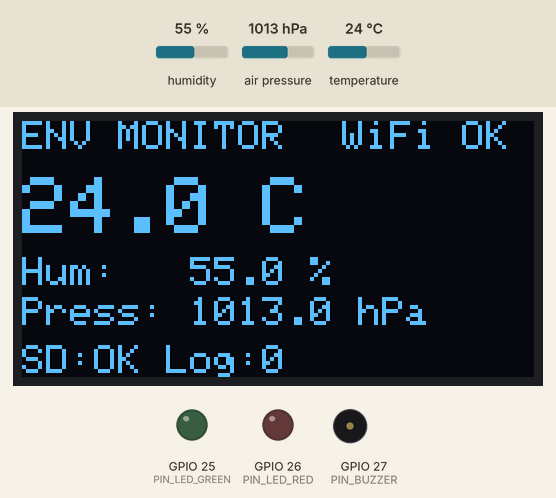
A sketch run on a simulated ESP32. Shown: 128×64 one-colour display, output pins drawn as LEDs (lit = HIGH), buzzer (waves = sounding, pin HIGH). Wiring (inferred from the names in the program): BME280 sensor at I2C address 0x76. The test bench sets the inputs (shaded band); at power-on: temperature 24 °C, humidity 55 %, air pressure 1013 hPa. WiFi joins after 1.5 s; servers stay silent unless stated; the local clock reads 2024-03-15 10:24:30 at power-on unless the sketch sets it; storage starts empty; web services answer with replies made up by the test bench; what the sketch prints to the serial monitor is not drawn.

Above: at 3.3 s.
3.4 s: temperature set to 39.7 °C
At 4.6 s:
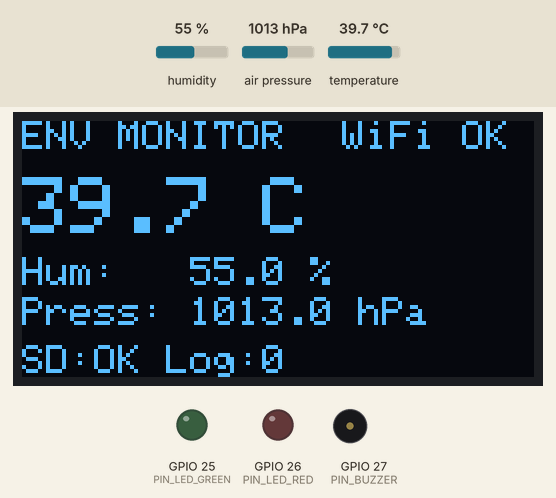
5.7 s: temperature set to 40.8 °C
At 6.8 s:
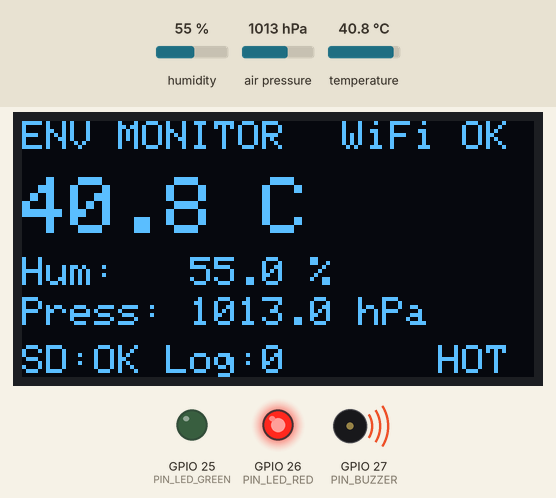
10.8 s: humidity set to 22 %
At 13.2 s:
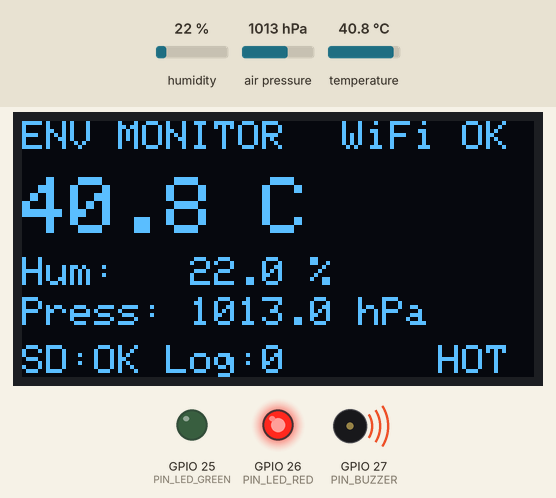
16.7 s: temperature set to 12 °C
At 18.9 s:
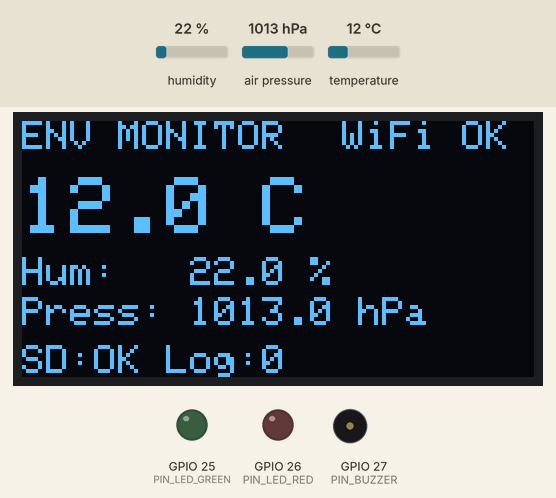
22.6 s: air pressure set to 952 hPa
At 25.5 s:
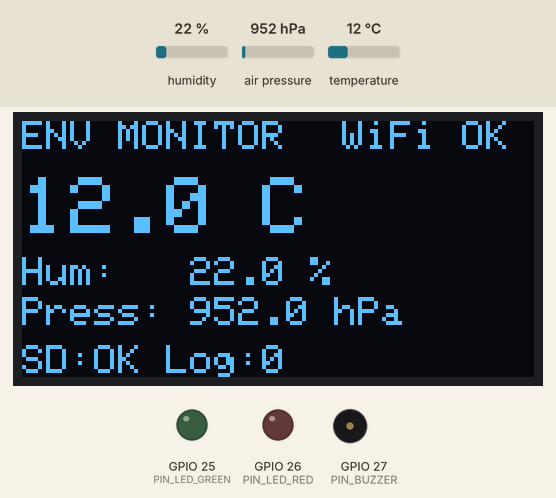
Timing chart, 0 to 27.0 s (numbered marks = the images above; inputs shaded):
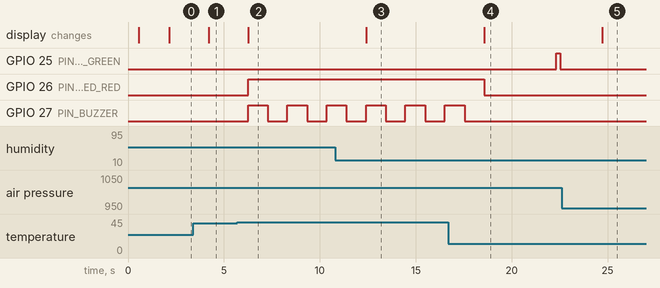

Measured:
- the behaviour switches between 40 and 40.1 °C on temperature (found by bisection; images 1 and 2)
- after the input at 3.4 s, the display: changes after 0.81 s (image 1)
- after the input at 5.7 s, GPIO 26 (PIN_LED_RED): LOW → HIGH after 0.56 s; GPIO 27 (PIN_BUZZER): alternates HIGH for 1.0 s and LOW for 1.0 s, starting after 0.56 s; the display: changes after 0.56 s (image 2)
- after the input at 10.8 s, the display: changes after 1.6 s (image 3)
- after the input at 16.7 s, GPIO 26 (PIN_LED_RED): HIGH → LOW after 1.9 s; GPIO 27 (PIN_BUZZER): goes on until 17.5 s, then stays LOW; the display: changes after 1.9 s (image 4)
- after the input at 22.6 s, the display: changes after 2.1 s (image 5)

The sketch:

Stage1_Env_Monitor.ino
```cpp
// ESP32_Env_Monitor.ino
// Stage 1: single-ESP32 environment monitor and data logger.
//
//  - BME280 (I2C, own register-level driver): temperature, humidity, pressure
//  - SSD1306 OLED (I2C): live readings and status
//  - Micro SD (SPI): CSV log, keeps working when Wi-Fi is down
//  - Wi-Fi: uploads to ThingSpeak
//  - UART (USB Serial, 115200): debug messages
//  - FreeRTOS: separate tasks for sensor, display, logger and cloud upload
//
// Libraries to install (Arduino IDE > Tools > Manage Libraries):
//   "Adafruit SSD1306" and "Adafruit GFX Library"
// Board: Tools > Board > esp32 > "ESP32 Dev Module"

#include <Wire.h>
#include <SPI.h>
#include <SD.h>
#include <WiFi.h>
#include <HTTPClient.h>
#include <time.h>
#include <Adafruit_GFX.h>
#include <Adafruit_SSD1306.h>

#include "config.h"
#include "BME280Driver.h"

// ---------- Shared data ----------
struct Reading {
  float tempC = NAN;
  float humidity = NAN;
  float pressureHpa = NAN;
  bool  valid = false;
  uint32_t takenAtMs = 0;
};

Reading latest;                       // most recent sensor values
SemaphoreHandle_t dataMutex;          // protects "latest"
SemaphoreHandle_t i2cMutex;           // sensor and OLED share the I2C bus

volatile bool sensorOk = false;
volatile bool sdOk = false;
volatile bool alertOn = false;
volatile uint32_t uploadsOk = 0;
volatile uint32_t uploadsFailed = 0;
volatile uint32_t linesLogged = 0;

BME280Driver bme;
Adafruit_SSD1306 display(OLED_WIDTH, OLED_HEIGHT, &Wire, -1);
bool oledOk = false;

// ---------- Helpers ----------

Reading getLatest() {
  Reading copy;
  if (xSemaphoreTake(dataMutex, pdMS_TO_TICKS(100)) == pdTRUE) {
    copy = latest;
    xSemaphoreGive(dataMutex);
  }
  return copy;
}

// Returns "2026-10-05 14:30:00" once the clock is synced from the internet,
// otherwise "uptime_123s" so the log still has an order.
String timestamp() {
  struct tm t;
  if (getLocalTime(&t, 10)) {
    char buf[24];
    strftime(buf, sizeof(buf), "%Y-%m-%d %H:%M:%S", &t);
    return String(buf);
  }
  return "uptime_" + String(millis() / 1000) + "s";
}

// ---------- Task 1: read the sensor ----------
void sensorTask(void *) {
  for (;;) {
    float t, h, p;
    bool ok = false;

    if (xSemaphoreTake(i2cMutex, pdMS_TO_TICKS(200)) == pdTRUE) {
      ok = bme.read(t, h, p);
      xSemaphoreGive(i2cMutex);
    }

    if (ok) {
      xSemaphoreTake(dataMutex, portMAX_DELAY);
      latest.tempC = t;
      latest.humidity = h;
      latest.pressureHpa = p;
      latest.valid = true;
      latest.takenAtMs = millis();
      xSemaphoreGive(dataMutex);
      alertOn = (t > TEMP_ALERT_C);
      Serial.printf("[SENSOR] %.2f C  %.2f %%RH  %.2f hPa\n", t, h, p);
    } else {
      Serial.println("[SENSOR] Read failed");
    }
    sensorOk = ok;
    vTaskDelay(pdMS_TO_TICKS(SENSOR_PERIOD_MS));
  }
}

// ---------- Task 2: OLED screen and status outputs ----------
void displayTask(void *) {
  bool beep = false;
  for (;;) {
    Reading r = getLatest();
    bool wifiUp = (WiFi.status() == WL_CONNECTED);

    if (oledOk && xSemaphoreTake(i2cMutex, pdMS_TO_TICKS(200)) == pdTRUE) {
      display.clearDisplay();
      display.setTextColor(SSD1306_WHITE);
      display.setTextSize(1);
      display.setCursor(0, 0);
      display.print("ENV MONITOR");
      display.setCursor(80, 0);
      display.print(wifiUp ? "WiFi OK" : "OFFLINE");

      if (r.valid && sensorOk) {
        display.setTextSize(2);
        display.setCursor(0, 14);
        display.printf("%.1f C", r.tempC);
        display.setTextSize(1);
        display.setCursor(0, 34);
        if (isnan(r.humidity)) display.print("Hum:   n/a (BMP280)");
        else display.printf("Hum:   %.1f %%", r.humidity);
        display.setCursor(0, 44);
        display.printf("Press: %.1f hPa", r.pressureHpa);
      } else {
        display.setCursor(0, 20);
        display.print("SENSOR ERROR");
        display.setCursor(0, 32);
        display.print("Check BME280 wiring");
      }

      display.setCursor(0, 56);
      display.print(sdOk ? "SD:OK " : "SD:ERR ");
      display.printf("Log:%lu", (unsigned long)linesLogged);
      if (alertOn) { display.setCursor(104, 56); display.print("HOT"); }
      display.display();
      xSemaphoreGive(i2cMutex);
    }

    // Red LED = something is wrong or too hot. Buzzer beeps while too hot.
    digitalWrite(PIN_LED_RED, (!sensorOk || !sdOk || alertOn) ? HIGH : LOW);
    beep = alertOn ? !beep : false;
    digitalWrite(PIN_BUZZER, beep ? HIGH : LOW);

    vTaskDelay(pdMS_TO_TICKS(DISPLAY_PERIOD_MS));
  }
}

// ---------- Task 3: SD card logger ----------
// Writes every LOG_PERIOD_MS whether or not Wi-Fi is working,
// so no data is lost when the internet goes down.
void loggerTask(void *) {
  for (;;) {
    vTaskDelay(pdMS_TO_TICKS(LOG_PERIOD_MS));
    Reading r = getLatest();
    if (!r.valid) continue;

    if (!sdOk) {                      // try to recover if the card was removed and put back
      SD.end();
      sdOk = SD.begin(PIN_SD_CS);
      if (!sdOk) { Serial.println("[SD] Card not available"); continue; }
    }

    File f = SD.open(LOG_FILE, FILE_APPEND);
    if (!f) {
      Serial.println("[SD] Could not open log file");
      sdOk = false;
      continue;
    }
    String hum = isnan(r.humidity) ? String("") : String(r.humidity, 2);   // empty cell on a BMP280
    f.printf("%s,%.2f,%s,%.2f,%s\n", timestamp().c_str(), r.tempC, hum.c_str(), r.pressureHpa,
             WiFi.status() == WL_CONNECTED ? "online" : "offline");
    f.close();
    linesLogged++;
    Serial.printf("[SD] Logged line %lu\n", (unsigned long)linesLogged);
  }
}

// ---------- Task 4: Wi-Fi and ThingSpeak upload ----------
void cloudTask(void *) {
  for (;;) {
    vTaskDelay(pdMS_TO_TICKS(UPLOAD_PERIOD_MS));

    if (WiFi.status() != WL_CONNECTED) {
      Serial.println("[WIFI] Offline, trying to reconnect. Data is still saved to SD.");
      WiFi.reconnect();
      uploadsFailed++;
      continue;
    }

    Reading r = getLatest();
    if (!r.valid) continue;

    String url = "http://api.thingspeak.com/update?api_key=" + String(THINGSPEAK_WRITE_KEY) +
                 "&field1=" + String(r.tempC, 2) +
                 "&field3=" + String(r.pressureHpa, 2);
    if (!isnan(r.humidity)) url += "&field2=" + String(r.humidity, 2);   // skipped on a BMP280

    HTTPClient http;
    http.setTimeout(5000);
    http.begin(url);
    int code = http.GET();
    String body = (code > 0) ? http.getString() : "";
    http.end();

    // ThingSpeak replies with the new entry number, or "0" if it rejected the update.
    if (code == 200 && body.toInt() > 0) {
      uploadsOk++;
      Serial.printf("[CLOUD] Uploaded, entry %s\n", body.c_str());
      digitalWrite(PIN_LED_GREEN, HIGH);
      vTaskDelay(pdMS_TO_TICKS(200));
      digitalWrite(PIN_LED_GREEN, LOW);
    } else {
      uploadsFailed++;
      Serial.printf("[CLOUD] Upload failed, HTTP %d, reply '%s'\n", code, body.c_str());
    }
  }
}

// ---------- Setup ----------
void setup() {
  Serial.begin(115200);
  delay(500);
  Serial.println("\n=== ESP32 Environment Monitor (Stage 1) ===");

  pinMode(PIN_LED_GREEN, OUTPUT);
  pinMode(PIN_LED_RED, OUTPUT);
  pinMode(PIN_BUZZER, OUTPUT);

  dataMutex = xSemaphoreCreateMutex();
  i2cMutex = xSemaphoreCreateMutex();

  // I2C bus shared by sensor and screen
  Wire.begin(PIN_I2C_SDA, PIN_I2C_SCL);
  Wire.setClock(100000);

  oledOk = display.begin(SSD1306_SWITCHCAPVCC, OLED_ADDR);
  if (oledOk) {
    display.clearDisplay();
    display.setTextColor(SSD1306_WHITE);
    display.setCursor(0, 0);
    display.println("Starting...");
    display.display();
  } else {
    Serial.println("[OLED] Not found at 0x3C. Check wiring.");
  }

  sensorOk = bme.begin(Wire);

  // SD card on the default SPI pins (SCK 18, MISO 19, MOSI 23) with CS on GPIO5
  sdOk = SD.begin(PIN_SD_CS);
  if (sdOk) {
    if (!SD.exists(LOG_FILE)) {
      File f = SD.open(LOG_FILE, FILE_WRITE);
      if (f) { f.println("timestamp,temperature_c,humidity_pct,pressure_hpa,wifi"); f.close(); }
    }
    Serial.println("[SD] Card ready");
  } else {
    Serial.println("[SD] Card not found. Check wiring and that the card is FAT32.");
  }

  // Wi-Fi: start connecting, but do not wait forever. The other tasks run either way.
  WiFi.mode(WIFI_STA);
  WiFi.setAutoReconnect(true);
  WiFi.begin(WIFI_SSID, WIFI_PASSWORD);
  Serial.print("[WIFI] Connecting");
  for (int i = 0; i < 20 && WiFi.status() != WL_CONNECTED; i++) { delay(500); Serial.print("."); }
  Serial.println(WiFi.status() == WL_CONNECTED ? " connected" : " not yet, will keep trying");

  configTime(GMT_OFFSET_SEC, 0, NTP_SERVER);   // real clock for the log timestamps

  // FreeRTOS tasks: (function, name, stack size, parameter, priority, handle, CPU core)
  xTaskCreatePinnedToCore(sensorTask,  "sensor",  4096, NULL, 3, NULL, 1);
  xTaskCreatePinnedToCore(displayTask, "display", 4096, NULL, 2, NULL, 1);
  xTaskCreatePinnedToCore(loggerTask,  "logger",  6144, NULL, 2, NULL, 1);
  xTaskCreatePinnedToCore(cloudTask,   "cloud",   8192, NULL, 1, NULL, 0);
}

void loop() {
  // Everything runs in the FreeRTOS tasks above.
  vTaskDelay(pdMS_TO_TICKS(1000));
}
```

config.h
```cpp
// config.h
// All settings in one place. Edit this file before uploading.

#pragma once

// ---------- Wi-Fi ----------
#define WIFI_SSID      "YOUR_WIFI_NAME"
#define WIFI_PASSWORD  "YOUR_WIFI_PASSWORD"

// ---------- ThingSpeak ----------
// Create a free channel at thingspeak.com with 3 fields:
// Field 1 = Temperature, Field 2 = Humidity, Field 3 = Pressure
// Then paste the channel's "Write API Key" here.
#define THINGSPEAK_WRITE_KEY  "YOUR_WRITE_API_KEY"

// ---------- Time (India = UTC+5:30) ----------
#define GMT_OFFSET_SEC   19800
#define NTP_SERVER       "pool.ntp.org"

// ---------- Pins ----------
// I2C (BME280 + OLED share these two wires)
#define PIN_I2C_SDA   21
#define PIN_I2C_SCL   22

// SPI (micro SD card). SCK=18, MISO=19, MOSI=23 are the ESP32 defaults.
#define PIN_SD_CS     5

// Optional status outputs (leave unconnected if not used)
#define PIN_LED_GREEN 25
#define PIN_LED_RED   26
#define PIN_BUZZER    27

// ---------- OLED ----------
#define OLED_WIDTH    128
#define OLED_HEIGHT   64
#define OLED_ADDR     0x3C

// ---------- Timing (milliseconds) ----------
#define SENSOR_PERIOD_MS   2000    // read the sensor every 2 s
#define DISPLAY_PERIOD_MS  1000    // refresh the screen every 1 s
#define LOG_PERIOD_MS      30000   // write one line to the SD card every 30 s
#define UPLOAD_PERIOD_MS   20000   // ThingSpeak free plan allows 1 update per 15 s

// ---------- Alerts ----------
#define TEMP_ALERT_C       40.0f   // buzzer + red LED above this temperature

// ---------- Log file ----------
#define LOG_FILE  "/log.csv"
```

BME280Driver.cpp
```cpp
// BME280Driver.cpp
// Register-level BME280 driver. Formulas follow section 4.2.3 and 8.2 of the Bosch datasheet.

#include "BME280Driver.h"

bool BME280Driver::begin(TwoWire &wire) {
  _wire = &wire;

  // 1. Find the sensor: it answers at 0x76 or 0x77 depending on the SDO pin.
  const uint8_t candidates[] = {0x76, 0x77};
  _addr = 0;
  for (uint8_t a : candidates) {
    _wire->beginTransmission(a);
    if (_wire->endTransmission() == 0) { _addr = a; break; }
  }
  if (_addr == 0) {
    Serial.println("[BME280] No device found at 0x76 or 0x77. Check wiring.");
    return false;
  }

  // 2. Check the chip ID. 0x60 = BME280. 0x58 = BMP280 (no humidity).
  if (!readRegs(REG_CHIP_ID, &_chipId, 1)) return false;
  if (_chipId == 0x58) {
    Serial.println("[BME280] BMP280 detected: temperature and pressure only, no humidity.");
  } else if (_chipId != 0x60) {
    Serial.printf("[BME280] Unexpected chip ID 0x%02X\n", _chipId);
    return false;
  }

  // 3. Soft reset, then wait until the sensor has copied its calibration into registers.
  writeReg(REG_RESET, 0xB6);
  delay(10);
  uint8_t status = 0;
  for (int i = 0; i < 20; i++) {
    readRegs(REG_STATUS, &status, 1);
    if ((status & 0x01) == 0) break;   // bit 0 "im_update" clears when done
    delay(5);
  }

  // 4. Read the factory calibration values.
  if (!readCalibration()) return false;

  // 5. Configure: humidity x1 oversampling (must be written before ctrl_meas),
  //    temperature x1, pressure x1, normal mode, 1000 ms standby, filter off.
  if (hasHumidity()) writeReg(REG_CTRL_HUM, 0x01);   // the BMP280 has no humidity register
  writeReg(REG_CONFIG, 0xA0);
  writeReg(REG_CTRL_MEAS, 0x27);

  Serial.printf("[BME280] %s found at 0x%02X, chip ID 0x%02X\n", name(), _addr, _chipId);
  delay(20);  // give it time for the first measurement
  return true;
}

bool BME280Driver::read(float &tempC, float &humidityPct, float &pressureHpa) {
  uint8_t d[8] = {0};
  // BME280 has 8 data bytes (pressure, temperature, humidity). BMP280 has 6 (no humidity).
  if (!readRegs(REG_DATA, d, hasHumidity() ? 8 : 6)) return false;

  // Raw values are 20-bit (pressure, temperature) and 16-bit (humidity).
  int32_t adcP = ((int32_t)d[0] << 12) | ((int32_t)d[1] << 4) | (d[2] >> 4);
  int32_t adcT = ((int32_t)d[3] << 12) | ((int32_t)d[4] << 4) | (d[5] >> 4);
  int32_t adcH = ((int32_t)d[6] << 8)  |  d[7];

  // 0x80000 means "no measurement yet"
  if (adcT == 0x80000) return false;

  // Temperature must be calculated first: it sets _tFine, which the others need.
  tempC       = compensateTemp(adcT) / 100.0f;
  pressureHpa = compensatePressure(adcP) / 256.0f / 100.0f;
  humidityPct = hasHumidity() ? compensateHumidity(adcH) / 1024.0f : NAN;
  return true;
}

// ---------- I2C helpers ----------

bool BME280Driver::writeReg(uint8_t reg, uint8_t value) {
  _wire->beginTransmission(_addr);
  _wire->write(reg);
  _wire->write(value);
  return _wire->endTransmission() == 0;
}

bool BME280Driver::readRegs(uint8_t reg, uint8_t *buf, size_t len) {
  _wire->beginTransmission(_addr);
  _wire->write(reg);                              // tell the sensor which register to start from
  if (_wire->endTransmission(false) != 0) return false;   // repeated start, keep the bus
  size_t got = _wire->requestFrom((uint16_t)_addr, (size_t)len, true);
  if (got != len) return false;
  for (size_t i = 0; i < len; i++) buf[i] = _wire->read();
  return true;
}

bool BME280Driver::readCalibration() {
  uint8_t a[26];
  uint8_t b[7] = {0};
  if (!readRegs(REG_CALIB_A, a, 26)) return false;
  if (hasHumidity() && !readRegs(REG_CALIB_B, b, 7)) return false;   // humidity calibration (BME280 only)

  // Values are stored little-endian (low byte first).
  dig_T1 = (uint16_t)(a[1] << 8 | a[0]);
  dig_T2 = (int16_t)(a[3] << 8 | a[2]);
  dig_T3 = (int16_t)(a[5] << 8 | a[4]);
  dig_P1 = (uint16_t)(a[7] << 8 | a[6]);
  dig_P2 = (int16_t)(a[9] << 8 | a[8]);
  dig_P3 = (int16_t)(a[11] << 8 | a[10]);
  dig_P4 = (int16_t)(a[13] << 8 | a[12]);
  dig_P5 = (int16_t)(a[15] << 8 | a[14]);
  dig_P6 = (int16_t)(a[17] << 8 | a[16]);
  dig_P7 = (int16_t)(a[19] << 8 | a[18]);
  dig_P8 = (int16_t)(a[21] << 8 | a[20]);
  dig_P9 = (int16_t)(a[23] << 8 | a[22]);
  dig_H1 = a[25];                                       // register 0xA1

  dig_H2 = (int16_t)(b[1] << 8 | b[0]);                 // 0xE1, 0xE2
  dig_H3 = b[2];                                        // 0xE3
  dig_H4 = (int16_t)(((int8_t)b[3]) * 16) | (b[4] & 0x0F);   // 0xE4, 0xE5[3:0]
  dig_H5 = (int16_t)(((int8_t)b[5]) * 16) | (b[4] >> 4);     // 0xE6, 0xE5[7:4]
  dig_H6 = (int8_t)b[6];                                // 0xE7
  return true;
}

// ---------- Compensation formulas (from the datasheet) ----------

int32_t BME280Driver::compensateTemp(int32_t adcT) {
  int32_t var1 = ((((adcT >> 3) - ((int32_t)dig_T1 << 1))) * ((int32_t)dig_T2)) >> 11;
  int32_t var2 = (((((adcT >> 4) - ((int32_t)dig_T1)) * ((adcT >> 4) - ((int32_t)dig_T1))) >> 12) *
                  ((int32_t)dig_T3)) >> 14;
  _tFine = var1 + var2;
  return (_tFine * 5 + 128) >> 8;
}

uint32_t BME280Driver::compensatePressure(int32_t adcP) {
  int64_t var1 = ((int64_t)_tFine) - 128000;
  int64_t var2 = var1 * var1 * (int64_t)dig_P6;
  var2 = var2 + ((var1 * (int64_t)dig_P5) << 17);
  var2 = var2 + (((int64_t)dig_P4) << 35);
  var1 = ((var1 * var1 * (int64_t)dig_P3) >> 8) + ((var1 * (int64_t)dig_P2) << 12);
  var1 = (((((int64_t)1) << 47) + var1)) * ((int64_t)dig_P1) >> 33;
  if (var1 == 0) return 0;   // avoid division by zero
  int64_t p = 1048576 - adcP;
  p = (((p << 31) - var2) * 3125) / var1;
  var1 = (((int64_t)dig_P9) * (p >> 13) * (p >> 13)) >> 25;
  var2 = (((int64_t)dig_P8) * p) >> 19;
  p = ((p + var1 + var2) >> 8) + (((int64_t)dig_P7) << 4);
  return (uint32_t)p;
}

uint32_t BME280Driver::compensateHumidity(int32_t adcH) {
  int32_t v = (_tFine - ((int32_t)76800));
  v = (((((adcH << 14) - (((int32_t)dig_H4) << 20) - (((int32_t)dig_H5) * v)) + ((int32_t)16384)) >> 15) *
       (((((((v * ((int32_t)dig_H6)) >> 10) * (((v * ((int32_t)dig_H3)) >> 11) + ((int32_t)32768))) >> 10) +
          ((int32_t)2097152)) * ((int32_t)dig_H2) + 8192) >> 14));
  v = (v - (((((v >> 15) * (v >> 15)) >> 7) * ((int32_t)dig_H1)) >> 4));
  v = (v < 0 ? 0 : v);
  v = (v > 419430400 ? 419430400 : v);
  return (uint32_t)(v >> 12);
}
```

Source omitted: BME280Driver.h (2287 bytes)
